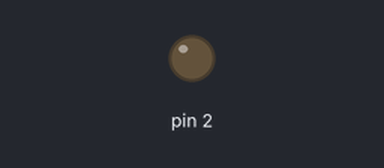
This sketch was run on a simulated Arduino Uno, built with avr-gcc and run on an emulated ATmega328P. Shown: output pins drawn as LEDs (lit = HIGH).

Above: at 0.1 s.
At 3.1 s:
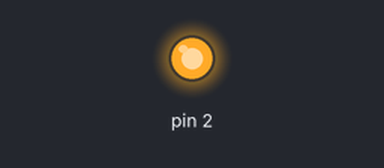
Timing chart, 0 to 4.6 s (numbered marks = the images above):
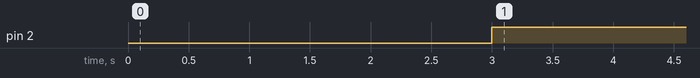

Measured:
- by itself, pin 2: LOW → HIGH at 3.0 s

The sketch:

TPL5110.ino
```cpp
void setup() {
  pinMode(2, OUTPUT);
}

void loop() {
  delay(3000);               // Delay for 3 seconds
  digitalWrite(2, HIGH);    // Sends signal for power to cut off
}
```
